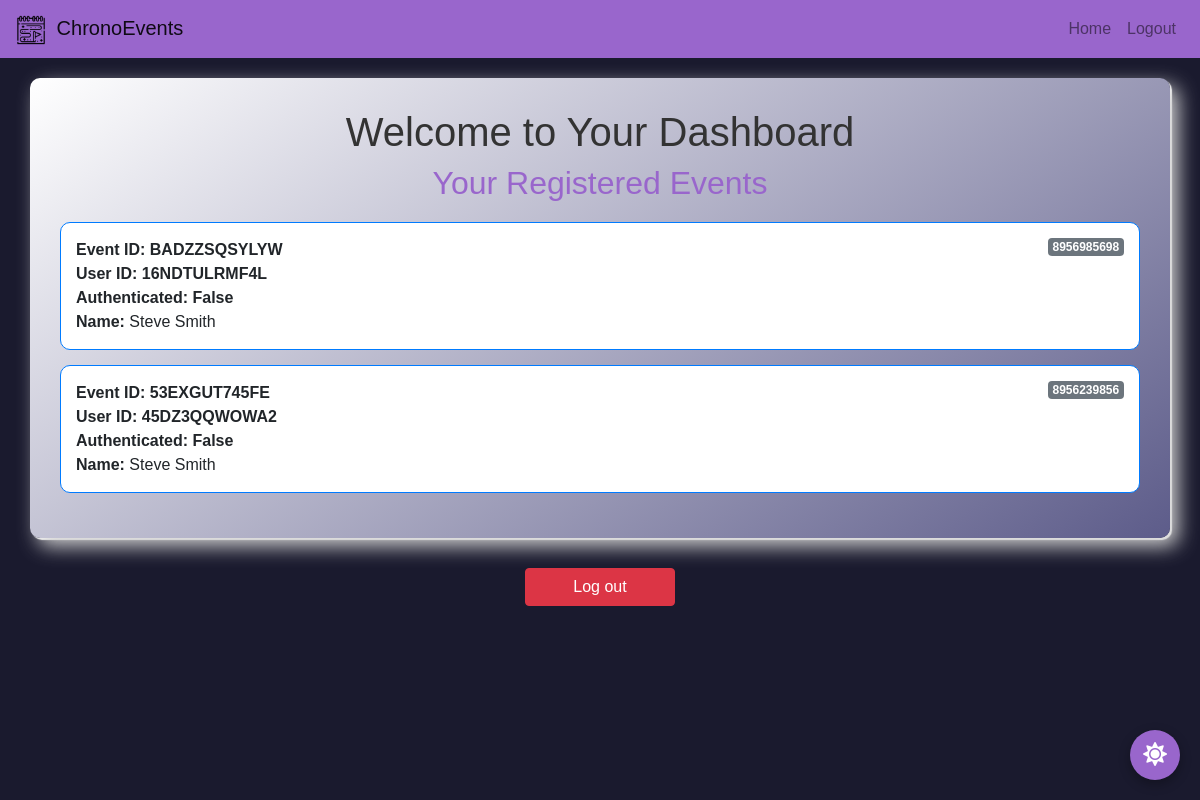
/user_dashboard (signed in), run on the app's committed database.
### app.py (models this page shows)
class RegisteredAudience(db.Model):
    id = db.Column(db.String(12), primary_key=True)
    event_id = db.Column(db.String(12), nullable=False)
    name = db.Column(db.String(100), nullable=False)
    email = db.Column(db.String(100), nullable=False)
    contact = db.Column(db.String(10), nullable=False)
    authenticated = db.Column(db.Boolean, default=False)

### app.py (the view)
@app.route('/user_dashboard')
def user_dashboard():
    if 'user_id' not in session:
        flash('Please log in to access your dashboard.', 'danger')
        return redirect('/login')
    user_email = session['email']
    events = RegisteredAudience.query.filter_by(email=user_email).all()
    return render_template('user_dashboard.html', events=events)

### templates/user_dashboard.html (shortened to what this page needs)
<!DOCTYPE html>
<html lang="en">
<head>
    <link rel="stylesheet" href="https://stackpath.bootstrapcdn.com/bootstrap/4.5.2/css/bootstrap.min.css">
    <link rel="stylesheet" href="https://cdnjs.cloudflare.com/ajax/libs/font-awesome/5.15.4/css/all.min.css">
</head>
<body>
    <nav class="navbar navbar-expand-lg navbar-light">
        <a class="navbar-brand" href="/">
            <img src="{{ url_for('static', filename='home.ico') }}" alt="Icon" width="30" height="30" style="margin-right: 5px;">
            ChronoEvents</a>
        <div class="collapse navbar-collapse" id="navbarNav">
            <ul class="navbar-nav ml-auto">
                <li class="nav-item">
                    <a class="nav-link" href="/">Home</a>
                </li>
                <li class="nav-item">
                    <a class="nav-link" href="/logout">Logout</a>
                </li>
            </ul>
        </div>
    </nav>
    <div class="container dashboard-container">
        <h1>Welcome to Your Dashboard</h1>
        <h2>Your Registered Events</h2>
        {% if events %}
            <div class="event-list">
                {% for event in events %}
                <div class="event-card">
                    <strong>Event ID: {{ event.event_id }}</strong><br>
                    <strong>User ID: {{ event.id }}</strong><br>
                    <strong>Authenticated: {{ event.authenticated }}</strong><br>
                    <strong>Name:</strong> {{ event.name }}<br>
                    <span class="badge contact-badge">{{ event.contact }}</span>
                </div>
                {% endfor %}
            </div>
        {% else %}
            <div class="alert alert-warning" role="alert"> ->No events registered.
                <p> ->Want to know current available events? <a href="/" target="_blank"> Click here</a><br>
                    ->Have an Event Id? <a href="/register_audience" target="_blank"> Click here</a></p>
            </div>
        {% endif %}
    </div>
    <div class="logout-container">
        <a href="/logout" class="btn btn-danger logout-btn">Log out</a>
    </div>
    <button id="toggle-bg" class="floating-button">
        <i id="bg-icon" class="fas fa-sun"></i>
    </button>
</body>
</html>

### templates/user_dashboard.html (style rules this page uses)
body { background-color: #1a1a2e; font-family: 'Arial', sans-serif; overflow-x: hidden; }
.navbar { background-color: #9966CC; }
.dashboard-container { margin-top: 20px; background: linear-gradient(145deg, #ffffff, #5d5c8a); border-radius: 10px; box-shadow: 8px 8px 20px #d1d1d1, 2px 2px 1px #ffffff; padding: 30px; transition: all 0.3s ease; }
h1 { color: #333; text-align: center; }
h2 { color: #9966CC; text-align: center; margin-bottom: 20px; }
.event-card { border: 1px solid #007bff; border-radius: 10px; background-color: #ffffff; margin-bottom: 15px; padding: 15px; transition: transform 0.2s; position: relative; }
.contact-badge { position: absolute; top: 15px; right: 15px; background-color: #6c757d; color: white; }
.logout-btn { width: 150px; margin-top: 20px; display: block; margin-left: auto; margin-right: auto; transition: background-color 0.3s, transform 0.3s; }
.logout-container { text-align: center; margin-top: 30px; }
.floating-button { position: fixed; bottom: 20px; right: 20px; background-color: #9966CC; border: none; border-radius: 50%; width: 50px; height: 50px; box-shadow: 0 4px 12px rgba(0, 0, 0, 0.3); color: white; font-size: 24px; transition: background-color 0.3s ease, transform 0.3s ease; }

### data on the page
RegisteredAudience: event_id "BADZZSQSYLYW", id "16NDTULRMF4L", authenticated "False", name "Steve Smith", contact "8956985698"
RegisteredAudience: event_id "53EXGUT745FE", id "45DZ3QQWOWA2", authenticated "False", name "Steve Smith", contact "8956239856"
